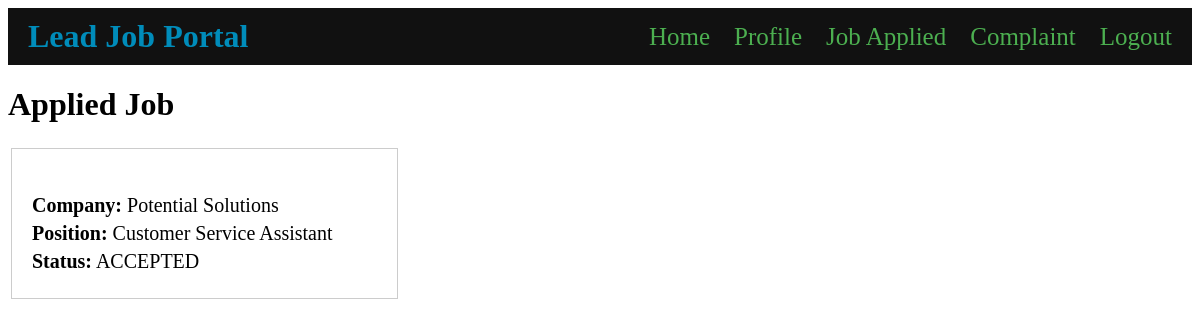
Screenshot of /job_seeker/job_applied/ (signed in) with the database file from the repository.
### job_seeker/models.py (models this page shows, shortened)
class JobApplication(models.Model):
    STATUS_CHOICES = [
        ('APPLIED', 'Applied'),
        ('ACCEPTED', 'Accepted'),
        ('REJECTED', 'Rejected'),
    ]
    user = models.ForeignKey(User, on_delete=models.CASCADE)
    UserProfile = models.ForeignKey(UserProfile, on_delete=models.CASCADE)
    job = models.ForeignKey(Job, on_delete=models.CASCADE)
    username = models.CharField(max_length=100)
    email = models.EmailField()
    resume = models.FileField(upload_to='resumes/', null=True, blank=True)
    cover_letter = models.TextField()
    full_name = models.CharField(max_length=255)
    status = models.CharField(max_length=10, choices=STATUS_CHOICES, default='APPLIED')

### employeer/models.py (models this page shows, shortened)
class Job(models.Model):
    company_name = models.ForeignKey(Company, on_delete=models.CASCADE)
    user = models.ForeignKey(User, on_delete=models.CASCADE, null=True, blank=True)
    user_email = models.EmailField(blank=True)
    title = models.CharField(max_length=100)
    description = models.TextField()
    required_qualifications = models.TextField()
    desired_qualifications = models.TextField()
    responsibilities = models.TextField()
    application_deadline = models.DateField()
    salary_range = models.CharField(max_length=100)
    location = models.CharField(max_length=100)
    date_added = models.DateTimeField(default=timezone.now)
    employment_type = models.CharField(max_length=20, choices=[('work_from_home', 'Work From Home'), ('work_from_office', 'Work From Office'), ('hybrid', 'Hybrid')])
    company_benefits = models.TextField()
    how_to_apply = models.TextField()
    other_information = models.TextField()
    industry_type = [
        ('IT', 'Information Technology'),
        ('Healthcare', 'Healthcare'),
        ('Finance', 'Finance'),
        ('Education', 'Education'),
        ('Manufacturing', 'Manufacturing'),
    ]
    industry = models.CharField(max_length=20, choices=industry_type,default='IT')

### users/models.py (models this page shows)
class Company(models.Model):
    user = models.OneToOneField(User, on_delete=models.CASCADE)
    company_name = models.CharField(max_length=100, blank=True)
    company_website = models.URLField(blank=True)
    DESIGNATION_CHOICES = [
        ('hr', 'HR'),
        ('manager', 'Manager'),
        ('ceo', 'CEO')
    ]
    designation = models.CharField(max_length=20, choices=DESIGNATION_CHOICES, default='hr')
    def __str__(self):
        return self.company_name

### job_seeker/views.py (the view)
# urls.py: path('job_applied/', views.job_applied, name='job_applied'),
def job_applied(request):
    user = request.user
    job_applied = JobApplication.objects.filter(user=user)
    return render(request, 'job_seeker/job_applied.html', {'job_applied': job_applied})

### job_seeker/templates/job_seeker/job_applied.html (shortened to what this page needs)
{% include 'users/navbar.html' %}
<!DOCTYPE html>
<html lang="en">
<head>
</head>
<body>
    <h1>Applied Job</h1>
    <div class="job-listing-container">
        {% for application in job_applied %}
        <div class="job-listing">
            <p><strong>Company:</strong> {{ application.job.company_name }}</p>
            <p><strong>Position:</strong> {{ application.job.title }}</p>
            <p><strong>Status:</strong> {{ application.status }}</p>
        </div>
        {% empty %}
        <p>No job listings available.</p>
        {% endfor %}
    </div>
</body>
</html>

### job_seeker/templates/job_seeker/job_applied.html (style rules this page uses)
.job-listing-container { display: flex; flex-wrap: wrap; }
.job-listing { width: calc(33.33% - 50px); border: 1px solid #ccc; margin: 3px; padding: 20px; }
.job-listing p { margin: 5px 0; font-size: 20px; }

### rows the page displays
JobApplication: job.company_name "Potential Solutions", job "Customer Service Assistant", status "ACCEPTED"
